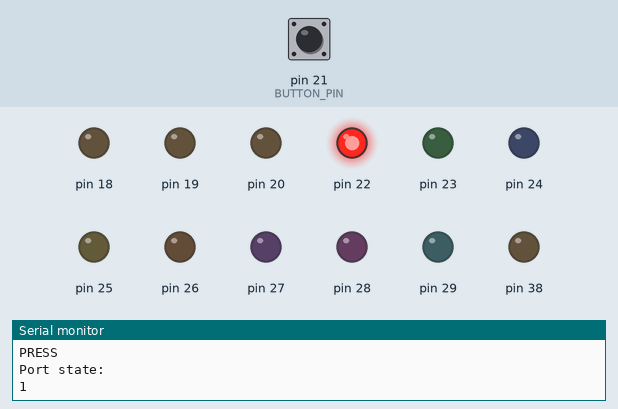
Recording of a sketch running on a simulated Arduino Mega 2560, built with avr-gcc and run on an emulated ATmega2560. Parts: output pins drawn as LEDs (lit = HIGH), the last lines printed to the serial monitor. The inputs (shaded band) are chosen by the test bench; at power-on: pin 21 (BUTTON_PIN) HIGH.

Above: at 0.8 s.
At 2.8 s:
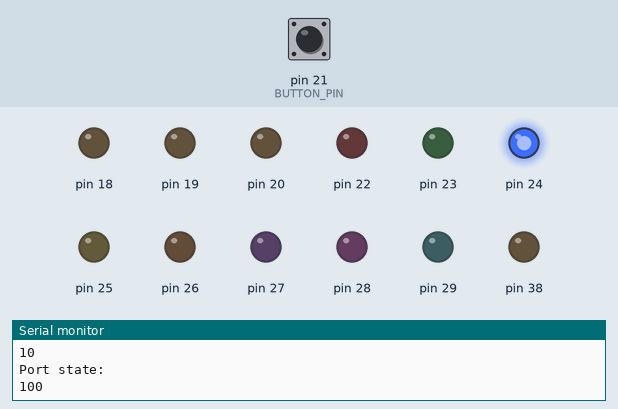
At 3.8 s:
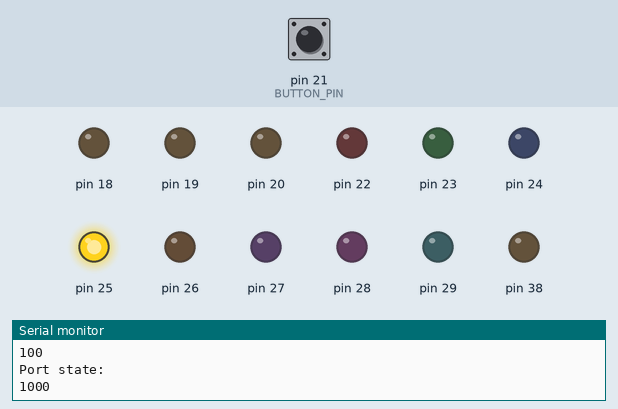
At 4.8 s:
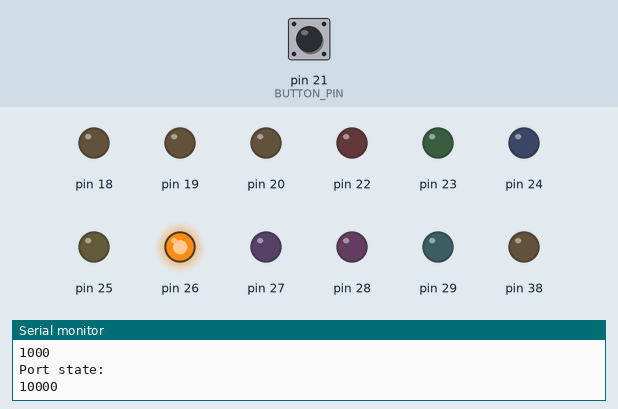
At 6.8 s:
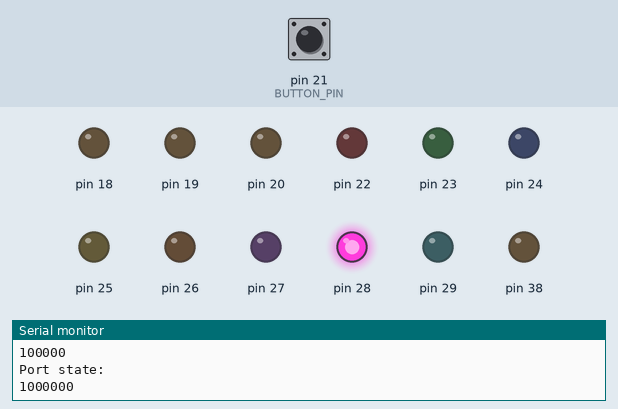
At 9.8 s:
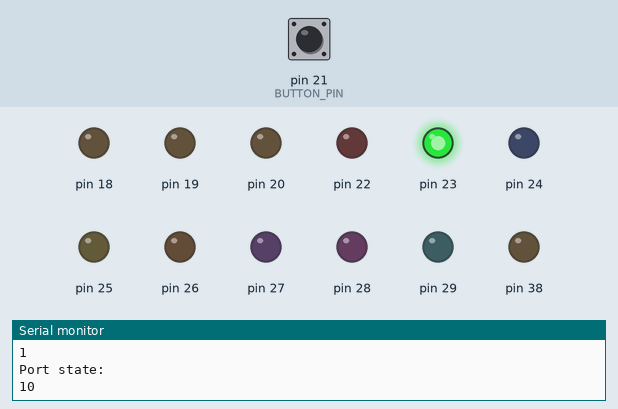
Timing chart, 0 to 10.7 s (numbered marks = the images above):
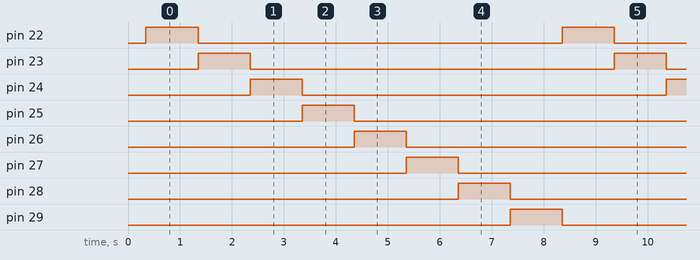

The sketch:

mc_lab_01.ino
```cpp
/**
   @addtogroup LPNU IOT
   @paragraph Lab1
   @author VVA
   @brief  0 var
   @todo
   Кнопка	Світлодіоди
     PD0	  Port-1
   @attention
    Лінійка з 8-ми одноколірних світлодіодів. При натисканні
    кнопки світлодіоди почергово блимають від 0-виводу порту до 7.
    P0→P1→P2→P3→P4→P5→P6→P7
   @date 2024-02-28
*/

//-------------------------------------------------------
//     LSB  P0  P1  P2   P3   P4   P5,  P6,  P7  MSB
//-------------------------------------------------------
// PORTA = {22, 23, 24,  25,  26,  27,  28,  29};
// PORTF = {A0, A1, A2,  A3,  A4,  A5,  A6,  A7};
// PORTK = {A8, A9, A10, A11, A12, A13, A14, A15};
// PORTC = {37, 36, 35,  34,  33,  32,  31,  30};
// PORTL = {49, 48, 47,  46,  45,  44,  43,  42};
// PORTB = {53, 52, 51,  50,  10,  11,  12,  13};
// PORTG = {41, 40, 39,  xx,  xx,  4,   xx,  xx};
// PORTD = {21, 20, 19,  18,  xx,  xx,  xx,  38};
// PORTE = {0,  1,  xx,  5,   2,   3,   xx,  xx};
// PORTH = {17, 16, xx,  6,   7,   8,   9,   xx};
// PORTJ = {15, 14, xx,  xx,  xx,  xx,  xx,  xx};
//-------------------------------------------------------
#include <Arduino.h>

#ifndef __AVR_ATmega2560__
#define __AVR_ATmega2560__
#endif

#define MY_PORT PORTA
#define BUTTON_PIN 21 //PD0
#define TIMER_LEDS 1000

// #define PORT_PIN_0   (1 << 0) // 0b00000001 // B 0000 0001
// #define PORT_PIN_1   (1 << 1) // 0b00000010 // B 0000 0010
// #define PORT_PIN_2   (1 << 2) // 0b00000100 // B 0000 0100
// #define PORT_PIN_3   (1 << 3) // 0b00001000 // B 0000 1000
// #define PORT_PIN_4   (1 << 4) // 0b00010000 // B 0001 0000
// #define PORT_PIN_5   (1 << 5) // 0b00100000 // B 0010 0000
// #define PORT_PIN_6   (1 << 6) // 0b01000000 // B 0100 0000
// #define PORT_PIN_7   (1 << 7) // 0b10000000 // B 1000 0000

bool btnPressedFlag;

void setupSerial()
{
  Serial.begin(9600);
  delay(200);
  Serial.println("");
  Serial.println("Setup begin");

}

void setupLedsPort()
{
  Serial.println("setupLedsPort begin");

  // for (uint8_t i = 0; i <= 7; i++)
  // {
  //     Serial.print("Setting bit ");
  //     Serial.println(DDRA, BIN);
  //     bitSet(DDRA, i);
  // }
  //   OR JUST
  DDRA = 0b11111111;

  Serial.print("Led bits: ");
  Serial.println(DDRA, BIN);
  Serial.println("setupLedsPort end");
}

void setupBtnPort()
{
  Serial.println("setupBtnPort begin");

  uint8_t printPort = digitalPinToPort(BUTTON_PIN);
  Serial.print("Button pin port:");
  Serial.println(printPort); // 5==PORTD

  uint8_t pin_mask = digitalPinToBitMask(BUTTON_PIN);
  Serial.print("Button pin mask:");
  Serial.println(pin_mask);

  Serial.println("Setting DDRD:");
  Serial.println(DDRD, BIN);
  DDRD |= ~pin_mask; // same: DDRD = 0b11111110 // pinMode(BUTTON_PIN, OUTPUT);
  Serial.println(DDRD, BIN);

  btnPressedFlag = false;
  Serial.println("setupBtnPort end");
}

void setup()
{
  setupSerial();
  setupLedsPort();
  setupBtnPort();
  Serial.println("Setup ended");
}

void pressHandler()
{
  if (digitalRead(BUTTON_PIN))
  {
    //timer could be implemented here with millis
    Serial.println("PRESS");
    btnPressedFlag = true;
  }
  else
  {
    delay(48); // 16ms * 3ticks
  }
}

void ledsHandler()
{
  if(btnPressedFlag)
  {
    for (uint8_t i = 0; i < 8; i ++)
    {
      bitSet(MY_PORT, i);
      Serial.println("Port state:");
      Serial.println(MY_PORT, BIN);
      delay(TIMER_LEDS);
      MY_PORT ^= 1<<i; //bit flip

      //!!!!!! IN OTHER LAB VARIANTS NO INFINITE LOOP !!!!!!!!!!!!!!!
      // btnPressedFlag = false
    }
  }

}

void loop()
{
  pressHandler();
  ledsHandler();
}
```

Measured:
- by itself, pin 22–29: alternates HIGH for 1.0 s and LOW for 7.0 s
- by itself, everything shown: repeats every 8.0 s, in 9 steps
